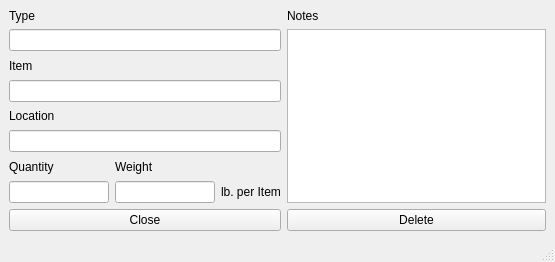
<?xml version="1.0" encoding="UTF-8"?>
<ui version="4.0">
 <class>GearEdit</class>
 <widget class="QMainWindow" name="GearEdit">
  <property name="geometry">
   <rect>
    <x>0</x>
    <y>0</y>
    <width>555</width>
    <height>262</height>
   </rect>
  </property>
  <property name="windowTitle">
   <string>MainWindow</string>
  </property>
  <widget class="QWidget" name="centralwidget">
   <layout class="QGridLayout" name="gridLayout">
    <item row="1" column="0" colspan="3">
     <widget class="QLineEdit" name="type"/>
    </item>
    <item row="0" column="3">
     <widget class="QLabel" name="label_7">
      <property name="text">
       <string>Notes</string>
      </property>
     </widget>
    </item>
    <item row="0" column="0" colspan="3">
     <widget class="QLabel" name="label">
      <property name="text">
       <string>Type</string>
      </property>
     </widget>
    </item>
    <item row="4" column="0" colspan="3">
     <widget class="QLabel" name="label_3">
      <property name="text">
       <string>Location</string>
      </property>
     </widget>
    </item>
    <item row="3" column="0" colspan="3">
     <widget class="QLineEdit" name="item"/>
    </item>
    <item row="6" column="0">
     <widget class="QLabel" name="label_4">
      <property name="text">
       <string>Quantity</string>
      </property>
     </widget>
    </item>
    <item row="2" column="0" colspan="3">
     <widget class="QLabel" name="label_2">
      <property name="text">
       <string>Item</string>
      </property>
     </widget>
    </item>
    <item row="5" column="0" colspan="3">
     <widget class="QLineEdit" name="location"/>
    </item>
    <item row="7" column="2">
     <widget class="QLabel" name="label_6">
      <property name="text">
       <string>lb. per Item</string>
      </property>
     </widget>
    </item>
    <item row="7" column="1">
     <widget class="QLineEdit" name="weight">
      <property name="maximumSize">
       <size>
        <width>100</width>
        <height>16777215</height>
       </size>
      </property>
     </widget>
    </item>
    <item row="6" column="1">
     <widget class="QLabel" name="label_5">
      <property name="text">
       <string>Weight</string>
      </property>
     </widget>
    </item>
    <item row="7" column="0">
     <widget class="QLineEdit" name="quantity">
      <property name="maximumSize">
       <size>
        <width>100</width>
        <height>16777215</height>
       </size>
      </property>
     </widget>
    </item>
    <item row="1" column="3" rowspan="7">
     <widget class="QPlainTextEdit" name="notes"/>
    </item>
    <item row="8" column="3">
     <widget class="QPushButton" name="deleteButton">
      <property name="text">
       <string>Delete</string>
      </property>
     </widget>
    </item>
    <item row="8" column="0" colspan="3">
     <widget class="QPushButton" name="closeButton">
      <property name="text">
       <string>Close</string>
      </property>
     </widget>
    </item>
   </layout>
  </widget>
  <widget class="QMenuBar" name="menubar">
   <property name="geometry">
    <rect>
     <x>0</x>
     <y>0</y>
     <width>555</width>
     <height>21</height>
    </rect>
   </property>
  </widget>
  <widget class="QStatusBar" name="statusbar"/>
 </widget>
 <tabstops>
  <tabstop>type</tabstop>
  <tabstop>item</tabstop>
  <tabstop>location</tabstop>
  <tabstop>quantity</tabstop>
  <tabstop>weight</tabstop>
  <tabstop>notes</tabstop>
  <tabstop>closeButton</tabstop>
  <tabstop>deleteButton</tabstop>
 </tabstops>
 <resources/>
 <connections/>
</ui>
